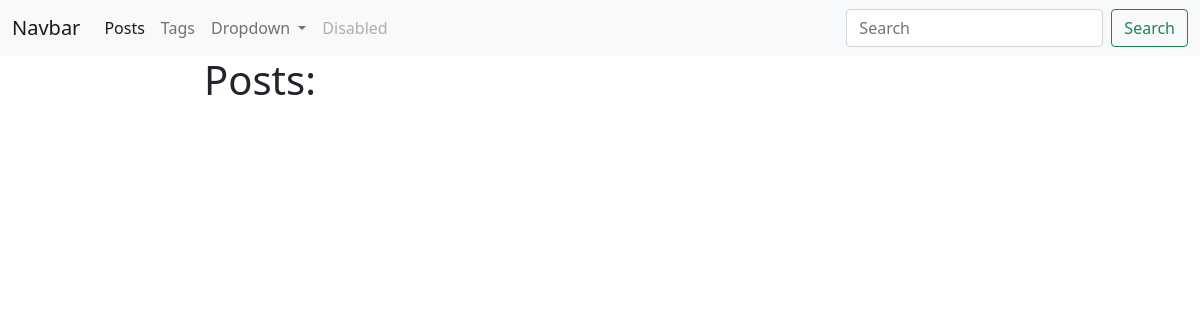
/blog/, run on an earlier commit of the app's database.
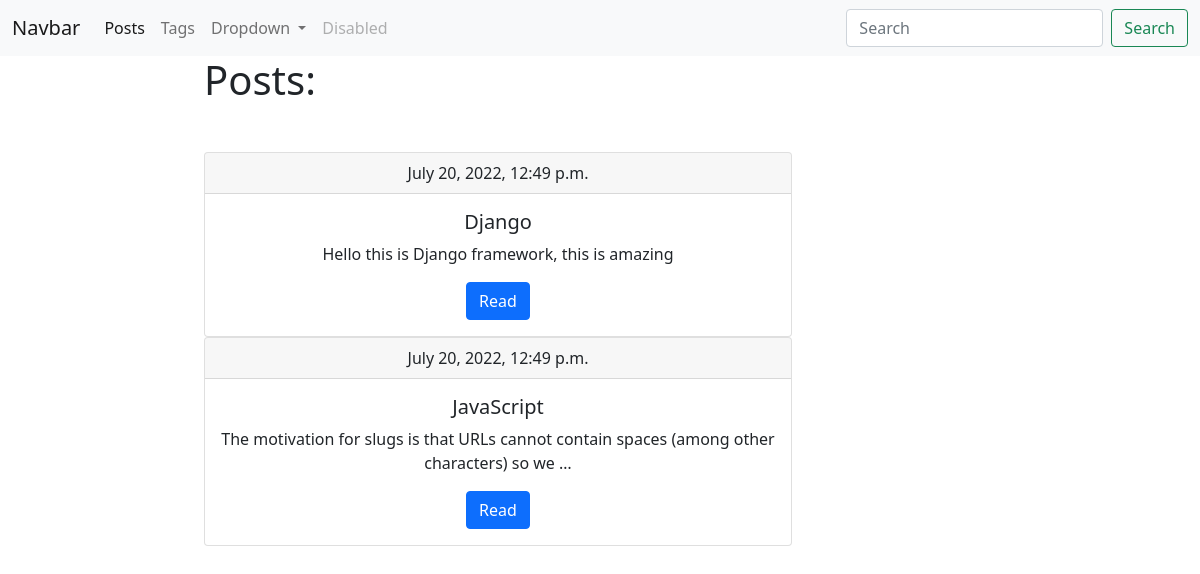
And on a later commit of the database.
### blog/models.py (models this page shows, shortened)
class Post(models.Model):
    title = models.CharField(max_length=150, db_index=True)
    slug = models.SlugField(max_length=150, unique=True)
    body = models.TextField(blank=True, db_index=True)
    tags = models.ManyToManyField('Tag', blank=True, related_name='posts')
    date_pub = models.DateTimeField(auto_now_add=True)
    def get_absolute_url(self):
        return reverse('post_detail_url',  kwargs={'slug': self.slug})

### blog/views.py (the view)
# urls.py: path('', posts_list, name='posts_list_url'),
def posts_list(request):
    posts = Post.objects.all()
    return render(request, 'blog/index.html', {'posts': posts})

### blog/templates/blog/index.html (shortened to what this page needs)
{% extends 'blog/base_blog.html' %}
{% block content %}
<h1 class="mb-5">Posts:</h1>
{% for post in posts %}
<div class="card text-center">
    <div class="card-header">
      {{post.date_pub}}
    </div>
    <div class="card-body">
      <h5 class="card-title">{{post.title}}</h5>
      <p class="card-text">{{post.body|truncatewords:15}}</p>
      <a href="{{post.get_absolute_url}}" class="btn btn-primary">Read</a>
    </div>
  </div>
{% endfor %}
{% endblock %}

### blog/templates/blog/base_blog.html
{% extends 'base.html' %}

### templates/base.html (shortened to what this page needs)
<!DOCTYPE html>
<html lang="en">
    <head>
        <link href="https://cdn.jsdelivr.net/npm/bootstrap@5.0.2/dist/css/bootstrap.min.css" rel="stylesheet">
    </head>
    <body>
        <nav class="navbar navbar-expand-lg navbar-light bg-light">
            <div class="container-fluid">
              <a class="navbar-brand" href="#">Navbar</a>
              <div class="collapse navbar-collapse" id="navbarSupportedContent">
                <ul class="navbar-nav me-auto mb-2 mb-lg-0">
                  <li class="nav-item">
                    <a class="nav-link active" aria-current="page" href="{% url 'posts_list_url' %}">Posts</a>
                  </li>
                  <li class="nav-item">
                    <a class="nav-link" href="{% url 'tags_list_url' %}">Tags</a>
                  </li>
                  <li class="nav-item dropdown">
                    <a class="nav-link dropdown-toggle" href="#" id="navbarDropdown" role="button" data-bs-toggle="dropdown" aria-expanded="false">
                      Dropdown
                    </a>
                  </li>
                  <li class="nav-item">
                    <a class="nav-link disabled" href="#" tabindex="-1" aria-disabled="true">Disabled</a>
                  </li>
                </ul>
                <form class="d-flex">
                  <input class="form-control me-2" type="search" placeholder="Search" aria-label="Search">
                  <button class="btn btn-outline-success" type="submit">Search</button>
                </form>
              </div>
            </div>
          </nav>
          <div class="conatiner">
            <div class="row">
                <div class="col-6 offset-md-2">
                    {% block content %}{% endblock %}
                </div>
            </div>
          </div>
    </body>
</html>

What changed in the data, as far as the page shows it:
added Post: date_pub "July 20, 2022, 12:49 p.m.", title "Django", body "Hello this is Django framework, this is amazing"
added Post: date_pub "July 20, 2022, 12:49 p.m.", title "JavaScript", body "The motivation for slugs is that URLs cannot contain spaces (among other characters) so we …"
